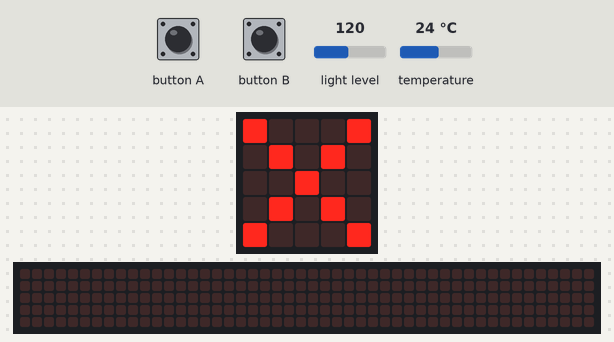
Bench run of a program on a simulated BBC micro:bit (MakeCode). Shown: the board's 5×5 LED display, a strip that is not on the board, showing the scrolling text unrolled. The test bench sets the inputs (shaded band); at power-on: light level 120, temperature 24 °C. The 48×5 strip is a reading aid, not a part: it shows the text the display is scrolling, unrolled, one strip-width of it at a time.

Above: at 1.2 s.
1.3 s: button A pressed for 0.15 s
At 1.92 s:
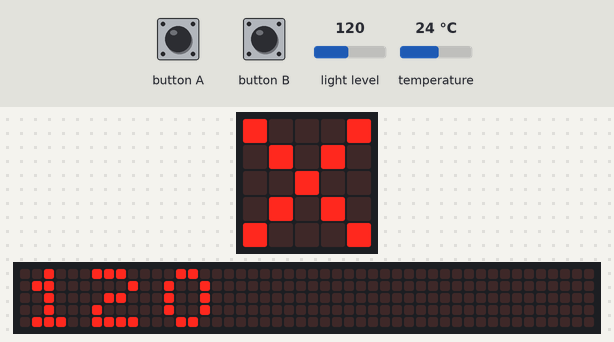
2.0 s: light level set to 191
At 2.21 s:
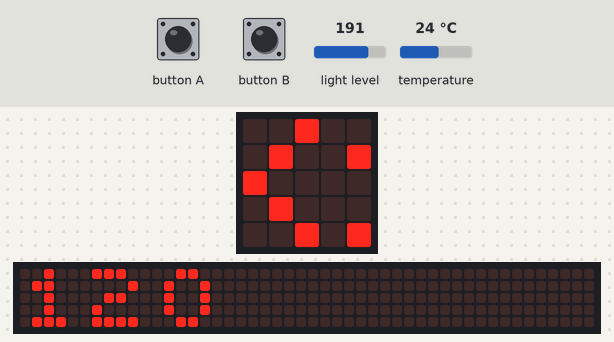
3.9 s: button B pressed for 0.15 s
4.6 s: button A pressed for 0.15 s
5.3 s: light level set to 5
At 6.6 s:
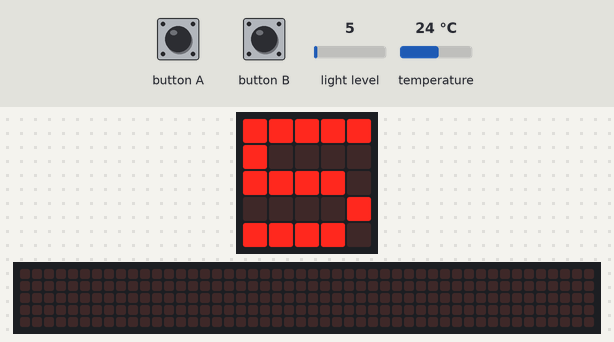
8.6 s: light level set to 148
11.3 s: light level set to 154
At 12.8 s:
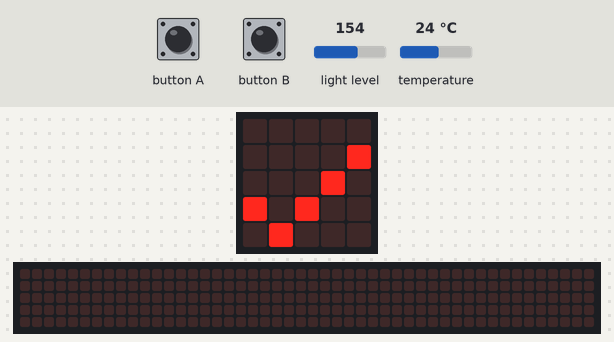
Timing chart, 0 to 13.8 s (numbered marks = the images above; inputs shaded):
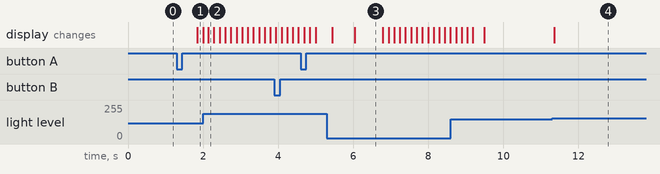

The program:

main.ts
```typescript
input.onButtonPressed(Button.A, function () {
    basic.showNumber(input.lightLevel())
})
input.onButtonPressed(Button.B, function () {
    basic.showNumber(input.temperature())
})
basic.forever(function () {
    if (input.lightLevel() > 150) {
        basic.showIcon(IconNames.Yes)
    } else {
        basic.showIcon(IconNames.No)
    }
})
```

test.ts
```typescript
// testes vão aqui; isto não será compilado quando este pacote for usado como uma extensão.
```

Measured:
- the behaviour switches between 150 and 151 on light level (found by bisection; images 3 and 4)
- after the input at 1.3 s, the display: changes after 0.54 s (image 1)
- after the input at 5.3 s, the display: first differs from a run without the input after 0.74 s (image 3)
- after the input at 11.3 s, the display: changes after 0.05 s (image 4)
- what the display in image 3 shows lasts 0.8 s, from 6.0 s to 6.8 s
